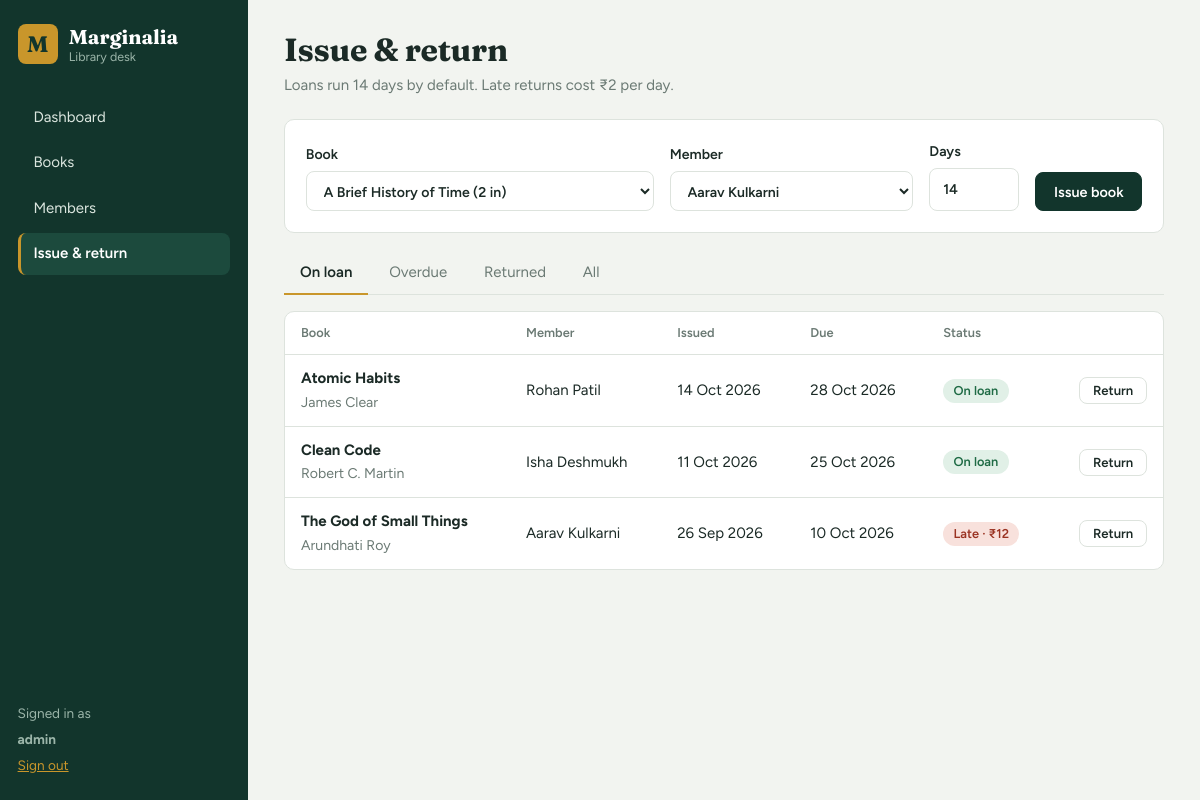
Page /issues (signed in) on the committed database.
### tables this page shows
CREATE TABLE issues(
  id INTEGER PRIMARY KEY AUTOINCREMENT, book_id INTEGER NOT NULL, member_id INTEGER NOT NULL,
  issued TEXT NOT NULL, due TEXT NOT NULL, returned TEXT, fine INTEGER DEFAULT 0);

CREATE TABLE books(
  id INTEGER PRIMARY KEY AUTOINCREMENT, title TEXT NOT NULL, author TEXT NOT NULL,
  isbn TEXT, category TEXT DEFAULT 'General', copies INTEGER DEFAULT 1, added TEXT);

CREATE TABLE members(
  id INTEGER PRIMARY KEY AUTOINCREMENT, name TEXT NOT NULL, email TEXT,
  phone TEXT, joined TEXT, password TEXT);

### app.py (the view, shortened to what this page needs)
@app.route("/issues", methods=["GET", "POST"])
@admin_required
def issues():
    status = request.args.get("s", "active")
    where = {"active": "i.returned IS NULL", "overdue": "i.returned IS NULL AND i.due < date('now','localtime')",
             "returned": "i.returned IS NOT NULL", "all": "1=1"}.get(status, "1=1")
    rows = q(f"""SELECT i.*, b.title, b.author, m.name FROM issues i JOIN books b ON b.id=i.book_id
                 JOIN members m ON m.id=i.member_id WHERE {where} ORDER BY i.id DESC""")
    avail = [b for b in q(BOOK_SQL + " ORDER BY b.title") if b["avail"] > 0]
    return render_template("issues.html", rows=rows, status=status, avail=avail,
                           members=q("SELECT * FROM members ORDER BY name"), late_fine=late_fine, loan=LOAN_DAYS)

### app.py (called while the page is built)
def db():
    if "db" not in g:
        g.db = sqlite3.connect(DB)
        g.db.row_factory = sqlite3.Row
    return g.db

def q(sql, args=(), one=False):
    cur = db().execute(sql, args)
    rows = cur.fetchall()
    return (rows[0] if rows else None) if one else rows

@app.template_filter("pretty")
def pretty(iso):
    return date.fromisoformat(iso).strftime("%d %b %Y") if iso else "-"

@app.context_processor
def inject():
    return {"today": date.today().isoformat(), "FINE": FINE_PER_DAY}

def admin_required(f):
    @wraps(f)
    def wrapper(*a, **kw):
        if not session.get("user"):
            return redirect(url_for("login", next=request.path))
        if session.get("role") != "admin":
            return redirect(url_for("me"))
        return f(*a, **kw)
    return wrapper

def late_fine(due, returned=None):
    end = date.fromisoformat(returned) if returned else date.today()
    return max((end - date.fromisoformat(due)).days, 0) * FINE_PER_DAY

### templates/issues.html (shortened to what this page needs)
{% extends "base.html" %}
{% block content %}
<header class="head"><div><h1>Issue &amp; return</h1><p class="sub">Loans run {{ loan }} days by default. Late returns cost ₹{{ FINE }} per day.</p></div></header>
<form method="post" class="panel issue">
  <label>Book<select name="book_id" required>{% for b in avail %}<option value="{{ b.id }}">{{ b.title }} ({{ b.avail }} in)</option>{% endfor %}</select></label>
  <label>Member<select name="member_id" required>{% for m in members %}<option value="{{ m.id }}">{{ m.name }}</option>{% endfor %}</select></label>
  <label>Days<input name="days" type="number" min="1" value="{{ loan }}"></label>
  <button class="btn primary">Issue book</button>
</form>
<div class="tabs">
  {% for k,l in [('active','On loan'),('overdue','Overdue'),('returned','Returned'),('all','All')] %}
  <a href="{{ url_for('issues', s=k) }}" class="{{ 'on' if status==k }}">{{ l }}</a>{% endfor %}
</div>
<section class="panel flush">
<table class="rows"><thead><tr><th>Book</th><th>Member</th><th>Issued</th><th>Due</th><th>Status</th><th></th></tr></thead><tbody>
{% for i in rows %}
{% set late = (not i.returned) and i.due < today %}
<tr><td><b>{{ i.title }}</b><br><span class="muted">{{ i.author }}</span></td><td>{{ i.name }}</td><td>{{ i.issued|pretty }}</td><td>{{ i.due|pretty }}</td>
<td>{% if i.returned %}<span class="pill">Returned {{ i.returned|pretty }}{% if i.fine %} · ₹{{ i.fine }} fine{% endif %}</span>
{% elif late %}<span class="pill out">Late · ₹{{ late_fine(i.due) }}</span>{% else %}<span class="pill ok">On loan</span>{% endif %}</td>
<td class="r">{% if not i.returned %}<form method="post" action="{{ url_for('issue_return', iid=i.id) }}"><button class="btn small">Return</button></form>{% endif %}</td></tr>
{% else %}<tr><td colspan="6" class="empty">Nothing here. Switch the tab or issue a book above.</td></tr>{% endfor %}
</tbody></table></section>
{% endblock %}

### static/style.css (style rules this page uses)
:root { --ink:#1b2a26; --muted:#6b7a74; --paper:#f2f4f0; --card:#fff; --line:#dde3dd; --pine:#12352c; --pine2:#1c4a3d; --brass:#c9962b; --brass-ink:#6b4c0a; --ok:#2f7d57; --bad:#b4412f; --r:10px; --serif:'Fraunces',Georgia,'Times New Roman',serif; --sans:'Figtree',system-ui,-apple-system,'Segoe UI',sans-serif; }
* { box-sizing:border-box }
body { margin:0;font:15px/1.55 var(--sans);background:var(--paper);color:var(--ink) }
h1,h2 { font-family:var(--serif);font-weight:700;margin:0;letter-spacing:-.01em }
h1 { font-size:2rem;line-height:1.15 }
a { color:inherit }
.head { display:flex;justify-content:space-between;align-items:flex-end;gap:1rem;flex-wrap:wrap;margin-bottom:1.4rem }
.sub { margin:.3rem 0 0;color:var(--muted) }
.btn { font:600 .9rem var(--sans);padding:.6rem 1.1rem;border-radius:8px;border:1px solid var(--line);background:var(--card);color:var(--ink);cursor:pointer;text-decoration:none;display:inline-block }
.btn.primary { background:var(--pine);border-color:var(--pine);color:#fff }
.btn.small { padding:.3rem .8rem;font-size:.82rem }
.panel { background:var(--card);border:1px solid var(--line);border-radius:var(--r);padding:1.3rem;margin-bottom:1.2rem }
.panel.flush { padding:0;overflow-x:auto }
table { width:100%;border-collapse:collapse }
th { text-align:left;font-size:.8rem;color:var(--muted);font-weight:600;padding:.7rem 1rem;border-bottom:1px solid var(--line) }
td { padding:.75rem 1rem;border-bottom:1px solid var(--line);vertical-align:middle }
tr:last-child td { border-bottom:0 }
.r { text-align:right }
.muted { color:var(--muted);font-size:.88rem }
td form { display:inline }
td.r { white-space:nowrap }
.pill { display:inline-block;padding:.12rem .65rem;border-radius:99px;font-size:.8rem;font-weight:600;background:var(--line);color:var(--muted) }
.pill.ok { background:#e1f0e7;color:#1f6b45 }
.pill.out { background:#f8e1dc;color:#9a3322 }
input,select { font:inherit;padding:.6rem .8rem;border:1px solid var(--line);border-radius:8px;background:var(--card);color:var(--ink);width:100% }
label { display:flex;flex-direction:column;gap:.35rem;font-weight:600;font-size:.88rem }
.issue { display:grid;grid-template-columns:2fr 1.4fr 90px auto;gap:1rem;align-items:end }
.tabs { display:flex;gap:.3rem;margin:.4rem 0 1rem;border-bottom:1px solid var(--line) }
.tabs a { padding:.55rem 1rem;text-decoration:none;color:var(--muted);border-bottom:2px solid transparent;margin-bottom:-1px }
.tabs a.on { color:var(--ink);border-bottom-color:var(--brass);font-weight:600 }
.rows tbody tr,.tile,.loan { animation:rise .5s ease backwards;animation-delay:calc(var(--n,0)*55ms) }
.btn { position:relative;overflow:hidden;transition:transform .15s,border-color .2s,background .2s }
.pill.out { animation:pulse 2.2s infinite }

### rows in the picture
issues: title "Atomic Habits", author "James Clear", name "Rohan Patil", issued|pretty "14 Oct 2026", due|pretty "28 Oct 2026", shows "On loan"
issues: title "Clean Code", author "Robert C. Martin", name "Isha Deshmukh", issued|pretty "11 Oct 2026", due|pretty "25 Oct 2026", shows "On loan"
issues: title "The God of Small Things", author "Arundhati Roy", name "Aarav Kulkarni", issued|pretty "26 Sep 2026", due|pretty "10 Oct 2026", due "12"

### other values in the picture
{{ 'Library desk' if session.role=='admin' else 'Reader’s desk' }} "Library desk"
{{ session.user }} "admin"
{{ loan }} "14"
{{ FINE }} "2"
{{ l }} "On loan" "Overdue" "Returned" "All"
form field book_id "A Brief History of Time (2 in)"
form field member_id "Aarav Kulkarni"
